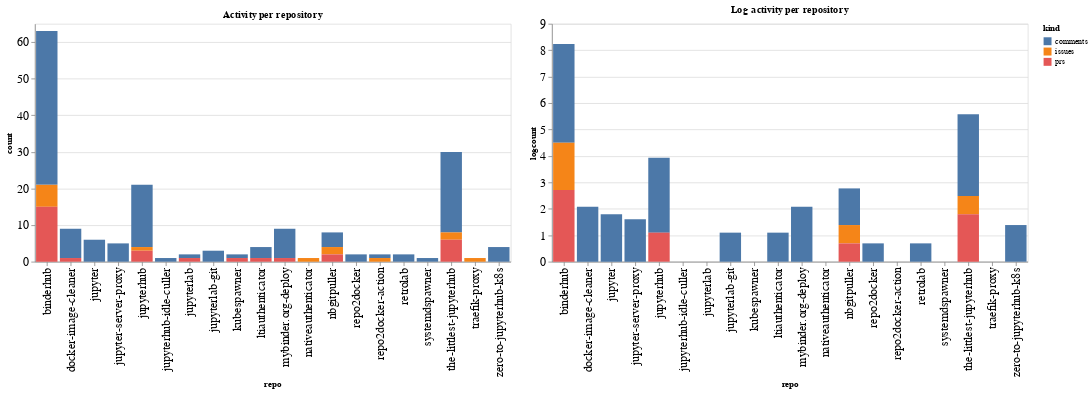

Notebook cell for this chart:
### Code cell
ch1 = alt.Chart(repo_summaries, width=600, title="Activity per repository").mark_bar().encode(
    x='repo',
    y='count',
    color='kind',
    tooltip="kind"
)

ch2 = alt.Chart(repo_summaries, width=600, title="Log activity per repository").mark_bar().encode(
    x='repo',
    y='logcount',
    color='kind',
    tooltip="kind"
)

ch1 | ch2

### Figure 1 — Vega-Lite specification as saved in the notebook (floating-point values rounded to 4 significant figures)
{"config": {"axisLeft": {"labelFontSize": 15}, "axisBottom": {"labelFontSize": 15}}, "hconcat": [{"mark": "bar", "encoding": {"color": {"type": "nominal", "field": "kind"}, "tooltip": {"type": "nominal", "field": "kind"}, "x": {"type": "nominal", "field": "repo"}, "y": {"type": "quantitative", "field": "count"}}, "title": "Activity per repository", "width": 600}, {"mark": "bar", "encoding": {"color": {"type": "nominal", "field": "kind"}, "tooltip": {"type": "nominal", "field": "kind"}, "x": {"type": "nominal", "field": "repo"}, "y": {"type": "quantitative", "field": "logcount"}}, "title": "Log activity per repository", "width": 600}], "data": {"name": "data-319c4d6b61e4a2343845cb9847e87383"}, "$schema": "https://vega.github.io/schema/vega-lite/v4.8.1.json", "datasets": {"data-319c4d6b61e4a2343845cb9847e87383": [{"repo": "binderhub", "kind": "comments", "count": 42, "logcount": 3.738}, {"repo": "binderhub", "kind": "issues", "count": 6, "logcount": 1.792}, {"repo": "binderhub", "kind": "prs", "count": 15, "logcount": 2.708}, {"repo": "docker-image-cleaner", "kind": "comments", "count": 8, "logcount": 2.079}, {"repo": "docker-image-cleaner", "kind": "prs", "count": 1, "logcount": 0.0}, {"repo": "jupyter", "kind": "comments", "count": 6, "logcount": 1.792}, {"repo": "jupyter-server-proxy", "kind": "comments", "count": 5, "logcount": 1.609}, {"repo": "jupyterhub", "kind": "comments", "count": 17, "logcount": 2.833}, {"repo": "jupyterhub", "kind": "issues", "count": 1, "logcount": 0.0}, {"repo": "jupyterhub", "kind": "prs", "count": 3, "logcount": 1.099}, {"repo": "jupyterhub-idle-culler", "kind": "comments", "count": 1, "logcount": 0.0}, {"repo": "jupyterlab", "kind": "comments", "count": 1, "logcount": 0.0}, {"repo": "jupyterlab", "kind": "prs", "count": 1, "logcount": 0.0}, {"repo": "jupyterlab-git", "kind": "comments", "count": 3, "logcount": 1.099}, {"repo": "kubespawner", "kind": "comments", "count": 1, "logcount": 0.0}, {"repo": "kubespawner", "kind": "prs", "count": 1, "logcount": 0.0}, {"repo": "ltiauthenticator", "kind": "comments", "count": 3, "logcount": 1.099}, {"repo": "ltiauthenticator", "kind": "prs", "count": 1, "logcount": 0.0}, {"repo": "mybinder.org-deploy", "kind": "comments", "count": 8, "logcount": 2.079}, {"repo": "mybinder.org-deploy", "kind": "prs", "count": 1, "logcount": 0.0}, {"repo": "nativeauthenticator", "kind": "issues", "count": 1, "logcount": 0.0}, {"repo": "nbgitpuller", "kind": "comments", "count": 4, "logcount": 1.386}, {"repo": "nbgitpuller", "kind": "issues", "count": 2, "logcount": 0.6931}, {"repo": "nbgitpuller", "kind": "prs", "count": 2, "logcount": 0.6931}, {"repo": "repo2docker", "kind": "comments", "count": 2, "logcount": 0.6931}, {"repo": "repo2docker-action", "kind": "comments", "count": 1, "logcount": 0.0}, {"repo": "repo2docker-action", "kind": "issues", "count": 1, "logcount": 0.0}, {"repo": "retrolab", "kind": "comments", "count": 2, "logcount": 0.6931}, {"repo": "systemdspawner", "kind": "comments", "count": 1, "logcount": 0.0}, {"repo": "the-littlest-jupyterhub", "kind": "comments", "count": 22, "logcount": 3.091}, {"repo": "the-littlest-jupyterhub", "kind": "issues", "count": 2, "logcount": 0.6931}, {"repo": "the-littlest-jupyterhub", "kind": "prs", "count": 6, "logcount": 1.792}, {"repo": "traefik-proxy", "kind": "issues", "count": 1, "logcount": 0.0}, {"repo": "zero-to-jupyterhub-k8s", "kind": "comments", "count": 4, "logcount": 1.386}]}}
